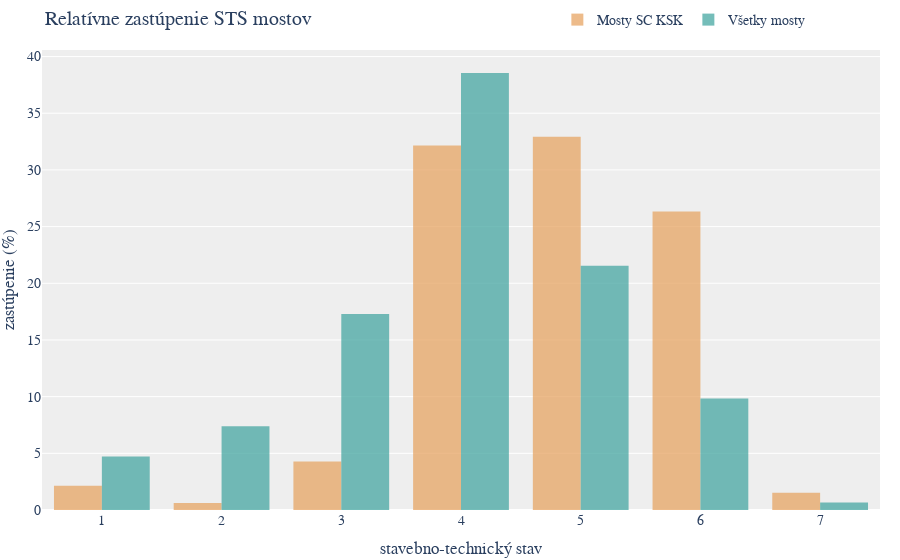

Write notebook code for a chart like this one.
### Code cell
import plotly.graph_objects as go

# Creating the histogram for filtered_bridges
trace_filtered = go.Histogram(
    x=bridges_KSK["n_2023"],
    name='Mosty SC KSK',
    marker_color='#e7a564 ',
    opacity=0.75,
    histnorm='percent',
    offsetgroup=1  # Set offsetgroup to 1 for the bars to be side by side
)

# Creating the histogram for df_bridges_all
trace_all = go.Histogram(
    x=df_bridges_all["n_2023"],
    name='Všetky mosty',
    marker_color='#46a7a2',
    opacity=0.75,
    histnorm='percent',
    offsetgroup=2  # Set offsetgroup to 2 for the bars to be side by side
)

# Creating the figure and adding the histograms
fig = go.Figure(data=[trace_filtered, trace_all])

# Update the layout with Montserrat font
fig.update_layout(
    title_text='Relatívne zastúpenie STS mostov',
    xaxis_title_text='stavebno-technický stav',
    yaxis_title_text='zastúpenie (%)',
    barmode='group',  # Set barmode to "group" for bars to be side by side
    font=dict(
        family="Montserrat, sans-serif",  # Set font family to Montserrat
        size=14
    ),
    legend=dict(
        orientation="h",  # Horizontal legend orientation
        yanchor="top",  # Anchor legend to the top
        y=1.10,  # Position the legend slightly above the plot
        xanchor="left",  # Anchor legend to the left
        x=.615  # Align legend to the left
    ),
    plot_bgcolor='#EEEEEE',
    margin=dict(l=0, r=20, t=50, b=50),  # Adjust margins for tight layout
    bargap=0.2
)

# Adjusting the opacity for better visualization
fig.update_traces(opacity=0.75)

fig.show()

### Figure 1 — Plotly figure (JSON) as saved in the notebook; plotly's stock layout.template omitted (floating-point values rounded to 4 significant figures; data arrays with more than 128 entries replaced by an {"elided": "..."} marker saying what was removed)
{"data": [{"histnorm": "percent", "marker": {"color": "#e7a564 "}, "name": "Mosty SC KSK", "offsetgroup": "1", "opacity": 0.75, "type": "histogram", "x": {"elided": "653 int values"}}, {"histnorm": "percent", "marker": {"color": "#46a7a2"}, "name": "Všetky mosty", "offsetgroup": "2", "opacity": 0.75, "type": "histogram", "x": {"elided": "8125 int values"}}], "layout": {"bargap": 0.2, "barmode": "group", "font": {"family": "Montserrat, sans-serif", "size": 14}, "legend": {"orientation": "h", "x": 0.615, "xanchor": "left", "y": 1.1, "yanchor": "top"}, "margin": {"b": 50, "l": 0, "r": 20, "t": 50}, "plot_bgcolor": "#EEEEEE", "title": {"text": "Relatívne zastúpenie STS mostov"}, "xaxis": {"title": {"text": "stavebno-technický stav"}}, "yaxis": {"title": {"text": "zastúpenie (%)"}}}}
